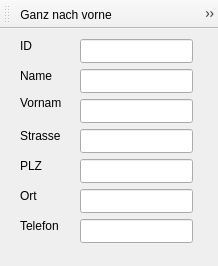
<?xml version="1.0" encoding="UTF-8"?>
<ui version="4.0">
 <class>KundeEinzel</class>
 <widget class="QMainWindow" name="KundeEinzel">
  <property name="windowModality">
   <enum>Qt::ApplicationModal</enum>
  </property>
  <property name="geometry">
   <rect>
    <x>0</x>
    <y>0</y>
    <width>218</width>
    <height>266</height>
   </rect>
  </property>
  <property name="windowTitle">
   <string>Einzelanzeige Kunden</string>
  </property>
  <widget class="QWidget" name="centralwidget">
   <widget class="QLineEdit" name="lineEditName">
    <property name="geometry">
     <rect>
      <x>80</x>
      <y>40</y>
      <width>113</width>
      <height>24</height>
     </rect>
    </property>
   </widget>
   <widget class="QLabel" name="label_3">
    <property name="geometry">
     <rect>
      <x>20</x>
      <y>64</y>
      <width>41</width>
      <height>20</height>
     </rect>
    </property>
    <property name="text">
     <string>Vorname</string>
    </property>
   </widget>
   <widget class="QLabel" name="label_7">
    <property name="geometry">
     <rect>
      <x>20</x>
      <y>190</y>
      <width>41</width>
      <height>14</height>
     </rect>
    </property>
    <property name="text">
     <string>Telefon</string>
    </property>
   </widget>
   <widget class="QLabel" name="label_5">
    <property name="geometry">
     <rect>
      <x>20</x>
      <y>130</y>
      <width>41</width>
      <height>14</height>
     </rect>
    </property>
    <property name="text">
     <string>PLZ</string>
    </property>
   </widget>
   <widget class="QLabel" name="label_4">
    <property name="geometry">
     <rect>
      <x>20</x>
      <y>100</y>
      <width>41</width>
      <height>14</height>
     </rect>
    </property>
    <property name="text">
     <string>Strasse</string>
    </property>
   </widget>
   <widget class="QLabel" name="label">
    <property name="geometry">
     <rect>
      <x>20</x>
      <y>10</y>
      <width>41</width>
      <height>14</height>
     </rect>
    </property>
    <property name="text">
     <string>ID</string>
    </property>
   </widget>
   <widget class="QLineEdit" name="lineEditPLZ">
    <property name="geometry">
     <rect>
      <x>80</x>
      <y>130</y>
      <width>113</width>
      <height>24</height>
     </rect>
    </property>
   </widget>
   <widget class="QLineEdit" name="lineEditStrasse">
    <property name="geometry">
     <rect>
      <x>80</x>
      <y>100</y>
      <width>113</width>
      <height>24</height>
     </rect>
    </property>
   </widget>
   <widget class="QLineEdit" name="lineEditID">
    <property name="enabled">
     <bool>true</bool>
    </property>
    <property name="geometry">
     <rect>
      <x>80</x>
      <y>10</y>
      <width>113</width>
      <height>24</height>
     </rect>
    </property>
    <property name="readOnly">
     <bool>true</bool>
    </property>
   </widget>
   <widget class="QLineEdit" name="lineEditOrt">
    <property name="geometry">
     <rect>
      <x>80</x>
      <y>160</y>
      <width>113</width>
      <height>24</height>
     </rect>
    </property>
   </widget>
   <widget class="QLineEdit" name="lineEditVorname">
    <property name="geometry">
     <rect>
      <x>80</x>
      <y>70</y>
      <width>113</width>
      <height>24</height>
     </rect>
    </property>
   </widget>
   <widget class="QLabel" name="label_6">
    <property name="geometry">
     <rect>
      <x>20</x>
      <y>160</y>
      <width>41</width>
      <height>14</height>
     </rect>
    </property>
    <property name="text">
     <string>Ort</string>
    </property>
   </widget>
   <widget class="QLabel" name="label_2">
    <property name="geometry">
     <rect>
      <x>20</x>
      <y>40</y>
      <width>41</width>
      <height>14</height>
     </rect>
    </property>
    <property name="text">
     <string>Name</string>
    </property>
   </widget>
   <widget class="QLineEdit" name="lineEditTelefon">
    <property name="geometry">
     <rect>
      <x>80</x>
      <y>190</y>
      <width>113</width>
      <height>24</height>
     </rect>
    </property>
   </widget>
  </widget>
  <widget class="QToolBar" name="toolBar">
   <property name="windowTitle">
    <string>toolBar</string>
   </property>
   <attribute name="toolBarArea">
    <enum>TopToolBarArea</enum>
   </attribute>
   <attribute name="toolBarBreak">
    <bool>false</bool>
   </attribute>
   <addaction name="actionGanz_nach_vorne"/>
   <addaction name="actionEinen_nach_vorne"/>
   <addaction name="actionEinen_nach_hinten"/>
   <addaction name="actionGanz_nach_hinten"/>
   <addaction name="actionL_schen"/>
  </widget>
  <action name="actionGanz_nach_vorne">
   <property name="icon">
    <iconset resource="symbole.qrc">
     <normaloff>:/symbole/ganzvorne.xpm</normaloff>:/symbole/ganzvorne.xpm</iconset>
   </property>
   <property name="text">
    <string>Ganz nach vorne</string>
   </property>
  </action>
  <action name="actionEinen_nach_vorne">
   <property name="icon">
    <iconset resource="symbole.qrc">
     <normaloff>:/symbole/vorne.xpm</normaloff>:/symbole/vorne.xpm</iconset>
   </property>
   <property name="text">
    <string>Einen nach vorne</string>
   </property>
  </action>
  <action name="actionEinen_nach_hinten">
   <property name="icon">
    <iconset resource="symbole.qrc">
     <normaloff>:/symbole/hinten.xpm</normaloff>:/symbole/hinten.xpm</iconset>
   </property>
   <property name="text">
    <string>Einen nach hinten</string>
   </property>
  </action>
  <action name="actionGanz_nach_hinten">
   <property name="icon">
    <iconset resource="symbole.qrc">
     <normaloff>:/symbole/ganzhinten.xpm</normaloff>:/symbole/ganzhinten.xpm</iconset>
   </property>
   <property name="text">
    <string>Ganz nach hinten</string>
   </property>
  </action>
  <action name="actionL_schen">
   <property name="icon">
    <iconset resource="symbole.qrc">
     <normaloff>:/symbole/loeschen.xpm</normaloff>:/symbole/loeschen.xpm</iconset>
   </property>
   <property name="text">
    <string>Löschen</string>
   </property>
  </action>
 </widget>
 <tabstops>
  <tabstop>lineEditID</tabstop>
  <tabstop>lineEditName</tabstop>
  <tabstop>lineEditVorname</tabstop>
  <tabstop>lineEditStrasse</tabstop>
  <tabstop>lineEditPLZ</tabstop>
  <tabstop>lineEditOrt</tabstop>
  <tabstop>lineEditTelefon</tabstop>
 </tabstops>
 <resources>
  <include location="symbole.qrc"/>
 </resources>
 <connections/>
</ui>
